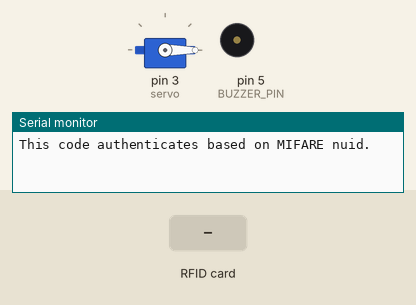
Recording of a sketch running on a simulated Arduino Uno, built with avr-gcc and run on an emulated ATmega328P. Parts: servo, buzzer (waves = sounding, pin HIGH), the last lines printed to the serial monitor. The test bench sets the inputs (shaded band). Pins used as bus, display or sensor lines are not drawn.

Above: at 1.2 s.
1.3 s: RFID card 5E 7A 19 C4 held to the reader
At 1.4 s:
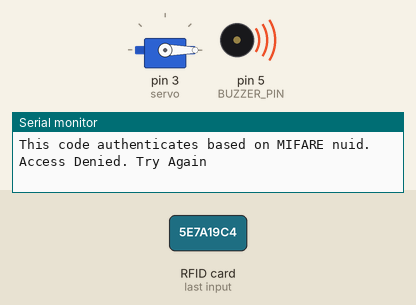
Timing chart, 0 to 4.3 s (numbered marks = the images above; inputs shaded):
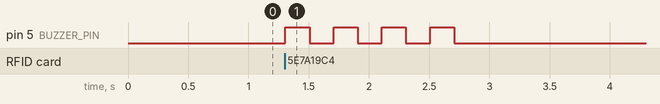

Measured:
- after the input at 1.3 s, pin 5 (BUZZER_PIN): alternates HIGH for 0.20 s and LOW for 0.20 s, 8 changes in all, then stays LOW, starting at once

The sketch:

src.ino
```cpp
#include <SPI.h>
#include <MFRC522.h>
#include <Servo.h>

#define SS_PIN 10
#define RST_PIN 9
#define BUZZER_PIN 5
#define DOOR_OPEN_TIME 5000

MFRC522 rfid(SS_PIN, RST_PIN); // Instance of the class

MFRC522::MIFARE_Key key;
Servo servo;
// Init array that will store new NUID

byte nuidPICC[4] = {115, 205, 84, 5};

void setup()
{
    Serial.begin(9600);
    SPI.begin();     // Init SPI bus
    rfid.PCD_Init(); // Init MFRC522
    servo.attach(3); // Init Servo

    pinMode(BUZZER_PIN, OUTPUT);
    for (byte i = 0; i < 6; i++)
    {
        key.keyByte[i] = 0xFF;
    }
    servo.write(0);

    Serial.println(F("This code authenticates based on MIFARE nuid."));
}

void loop()
{
    if (!rfid.PICC_IsNewCardPresent())
        return;

    if (!rfid.PICC_ReadCardSerial())
        return;

    MFRC522::PICC_Type piccType = rfid.PICC_GetType(rfid.uid.sak);

    // Check is the PICC of Classic MIFARE type
    if (piccType != MFRC522::PICC_TYPE_MIFARE_MINI &&
        piccType != MFRC522::PICC_TYPE_MIFARE_1K &&
        piccType != MFRC522::PICC_TYPE_MIFARE_4K)
    {
        Serial.println(F("Your tag is not of type MIFARE Classic."));
        return;
    }

    if (nuidAuthenticator(rfid.uid.uidByte, nuidPICC, 4))
        doorAuthenticated();
    else
        doorNotAuthenticated();
    // Halt PICC
    rfid.PICC_HaltA();

    // Stop encryption on PCD
    rfid.PCD_StopCrypto1();
}

void doorAuthenticated()
{
    Serial.println(F("Access Granted\n Door Opening"));
    digitalWrite(BUZZER_PIN, HIGH);
    delay(500);
    digitalWrite(BUZZER_PIN, LOW);
    servo.write(180);
    delay(DOOR_OPEN_TIME);
    servo.write(0);
}

void doorNotAuthenticated()
{
    Serial.println(F("Access Denied. Try Again"));
    for (int i = 0; i < 4; i++)
    {
        digitalWrite(BUZZER_PIN, HIGH);
        delay(200);
        digitalWrite(BUZZER_PIN, LOW);
        delay(200);
    }
}


bool nuidAuthenticator(byte stored[], byte scanned[], int size)
{
    for (int i = 0; i < size; i++)
    {
        if (stored[i] != scanned[i])
            return false;
    }
    return true;
}
```
